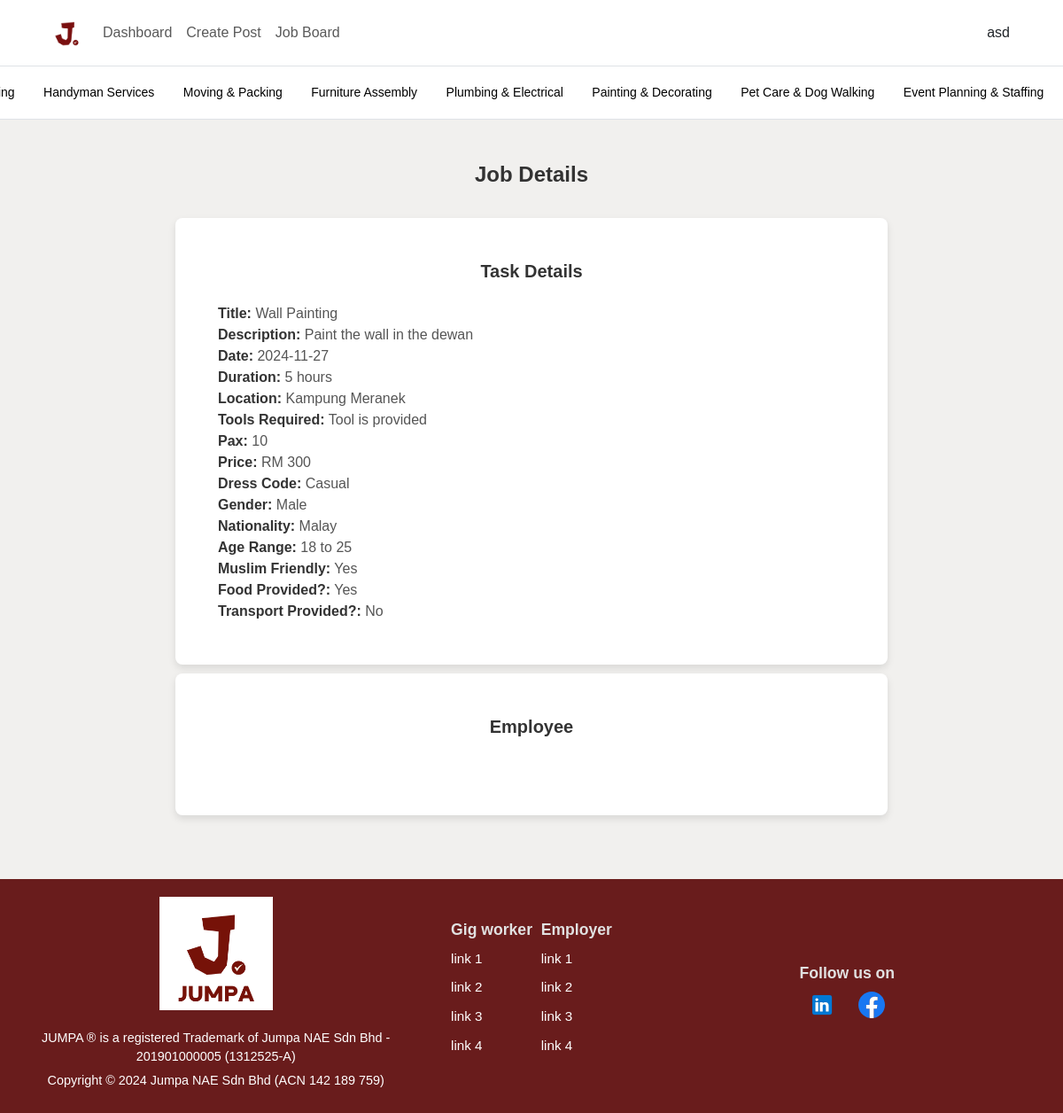
Page /php/job_detail.php (signed in) on the committed database.
### tables this page shows
CREATE TABLE `task` (
  `task_id` int(11) NOT NULL,
  `task_title` varchar(255) NOT NULL,
  `task_description` varchar(255) NOT NULL,
  `task_date` date NOT NULL,
  `task_duration` varchar(255) NOT NULL,
  `task_location` varchar(255) NOT NULL,
  `task_toolsRequired` varchar(255) NOT NULL,
  `task_pax` int(10) NOT NULL,
  `task_price` int(10) NOT NULL,
  `task_dressCode` varchar(255) NOT NULL,
  `task_gender` varchar(255) NOT NULL,
  `task_nationality` varchar(255) NOT NULL,
  `task_ageRange` varchar(255) NOT NULL,
  `task_muslimFriendly` tinyint(1) NOT NULL,
  `task_foodProvision` tinyint(1) NOT NULL,
  `task_transportProvision` tinyint(1) NOT NULL,
  `task_status` tinyint(1) NOT NULL DEFAULT 0,
  `user_id` int(11) NOT NULL
);

### php/job_detail.php (the view, shortened to what this page needs)
<?php
include "connection.php";
?>
<!DOCTYPE html>
<html lang="en">
<head>
    <link href="https://cdn.jsdelivr.net/npm/bootstrap@5.3.0-alpha1/dist/css/bootstrap.min.css" rel="stylesheet">
    <link href="https://cdnjs.cloudflare.com/ajax/libs/font-awesome/6.0.0-beta3/css/all.min.css" rel="stylesheet">
    <link rel="stylesheet" href="../assets/css/styles.css">
</head>
<body>
    <?php
        include "topnav.php";
        $user_id = $_SESSION['user_id'];
        $detail_check = $conn->prepare("SELECT
                                            *,
                                            (
                                                SELECT GROUP_CONCAT(DISTINCT u.user_id)
                                                FROM user u
                                                LEFT JOIN job j ON u.user_id = j.user_id
                                                LEFT JOIN task task_inner ON u.user_id = task_inner.user_id
                                                WHERE j.task_id = t.task_id OR task_inner.task_id = t.task_id
                                            ) AS related_user_ids
                                        FROM
                                            task t
                                        WHERE
                                            t.task_status = 1 AND FIND_IN_SET(?, (
                                                SELECT GROUP_CONCAT(DISTINCT u.user_id)
                                                FROM user u
                                                LEFT JOIN job j ON u.user_id = j.user_id
                                                LEFT JOIN task task_inner ON u.user_id = task_inner.user_id
                                                WHERE j.task_id = t.task_id OR task_inner.task_id = t.task_id
                                            ));");
            $detail_check->bind_param("i", $user_id);
            $detail_check->execute();
            $detail_result = $detail_check->get_result();
            while ($user_row = $detail_result->fetch_assoc()) {
                echo "
            <main>
                <div class='employee-dashboard pb-0'>
                    <div class='container w-75'>
                        <h4 class='mb-4 text-center'>Job Details</h4>
                        <div class='row full-height'>
                            <div class='col-12 mb-4'>
                                <div class='container task-details-card'>
                                    <h5 class='mb-4 text-center'>Task Details</h5>
                                    <div class='row details-p'>
                                        <div class='col-lg-3 col-md-6 col-sm-12'>
                                            <p><strong>Title:</strong> " . htmlspecialchars($user_row['task_title']) . "</p>
                                            <p><strong>Description:</strong> " . htmlspecialchars($user_row['task_description']) . "</p>
                                            <p><strong>Date:</strong> " . htmlspecialchars($user_row['task_date']) . "</p>
                                            <p><strong>Duration:</strong> " . htmlspecialchars($user_row['task_duration']) . "</p>
                                            <p><strong>Location:</strong> " . htmlspecialchars($user_row['task_location']) . "</p>
                                            <p><strong>Tools Required:</strong> " . htmlspecialchars($user_row['task_toolsRequired']) . "</p>
                                            <p><strong>Pax:</strong> " . htmlspecialchars($user_row['task_pax']) . "</p>
                                            <p><strong>Price: </strong> RM " . htmlspecialchars($user_row['task_price']) . "</p>
                                            <p><strong>Dress Code:</strong> " . htmlspecialchars($user_row['task_dressCode']) . "</p>
                                            <p><strong>Gender:</strong> " . htmlspecialchars($user_row['task_gender']) . "</p>
                                            <p><strong>Nationality:</strong> " . htmlspecialchars($user_row['task_nationality']) . "</p>
                                            <p><strong>Age Range:</strong> " . htmlspecialchars($user_row['task_ageRange']) . "</p>
                                            <p><strong>Muslim Friendly:</strong> " . htmlspecialchars($user_row['task_muslimFriendly'] == 1 ? "Yes" : "No") . "</p>
                                            <p><strong>Food Provided?:</strong> " . htmlspecialchars($user_row['task_foodProvision'] == 1 ? "Yes" : "No") . "</p>
                                            <p><strong>Transport Provided?:</strong> " . htmlspecialchars($user_row['task_transportProvision'] == 1 ? "Yes" : "No") . "</p>
                                        </div>
                                    </div>
                                </div>"; ?>
                                <div class="container task-details-card">
                                    <h5 class="mb-4 text-center">Employee</h5>
                                    <div class="row details-p">
                                        <div class="col-lg-3 col-md-6 col-sm-12">
                                            <div class="table-responsive">
                                            </div>
                                        </div>
                                    </div>
                                </div>
                            </div>
                        </div>
                    </div>
                </div>
            </main>
        <?php
            }
        ?>
    <?php include 'footer.php'; ?>
</body>
</html>

### assets/css/styles.css (style rules this page uses)
:root { --color-primary: #691c1c; --color-secondary: lightgray; --color-light: #f1f0ee; --color-dark: #333; --color-white: #ffffff; --color-muted: #777777; --font-primary: 'Trebuchet MS', sans-serif; --font-secondary: 'Times New Roman', serif; --gap-small: 1rem; --gap-medium: 2rem; --gap-large: 4rem; --padding-base: 1.5rem; --margin-base: 1.5rem; --border-radius-base: 10px; --shadow-base: 0 2px 8px rgba(0, 0, 0, 0.1); }
* { margin: 0; padding: 0; box-sizing: border-box; }
body { font-family:var(--font-primary); line-height: 1.6; background-color: #fff; }
main { background-color: #fff; }
.employee-dashboard { background-color: var(--color-light); padding: 3rem; }
.task-details-card { padding: var(--gap-large); }
.details-p { display: flex; flex-wrap: wrap; gap: 15px; }
.details-p > div { flex: 1 1 45%; min-width: 200px; }
.task-details-card, .bidding-info-card, .bidding-form-card { background-color: #fff; border-radius: 8px; box-shadow: 0 4px 8px rgba(0, 0, 0, 0.1); padding: 3rem; margin: 10px 0; overflow: visible; word-wrap: break-word; }
.task-details-card h5, .bidding-info-card h5, .bidding-form-card h5 { font-size: 1.25rem; font-weight: 600; margin-bottom: var(--padding-base); }
.task-details-card p { font-size: var(--gap-small); color: #555; margin: 0; line-height: 1.5; word-wrap: break-word; }
.task-details-card p strong { color: var(--color-dark); }
h4, h5 { font-family: 'Arial', sans-serif; color: var(--color-dark); font-weight: bold; }

### rows in the picture
task: task_title "Wall Painting", task_description "Paint the wall in the dewan", task_date "2024-11-27", task_duration "5 hours", task_location "Kampung Meranek", task_toolsRequired "Tool is provided", task_pax "10", task_price "300", task_dressCode "Casual", task_gender "Male", task_nationality "Malay", task_ageRange "18 to 25", task_muslimFriendly "Yes", task_foodProvision "Yes", task_transportProvision "No"

### other values in the picture
$_SESSION['username'] "asd"
